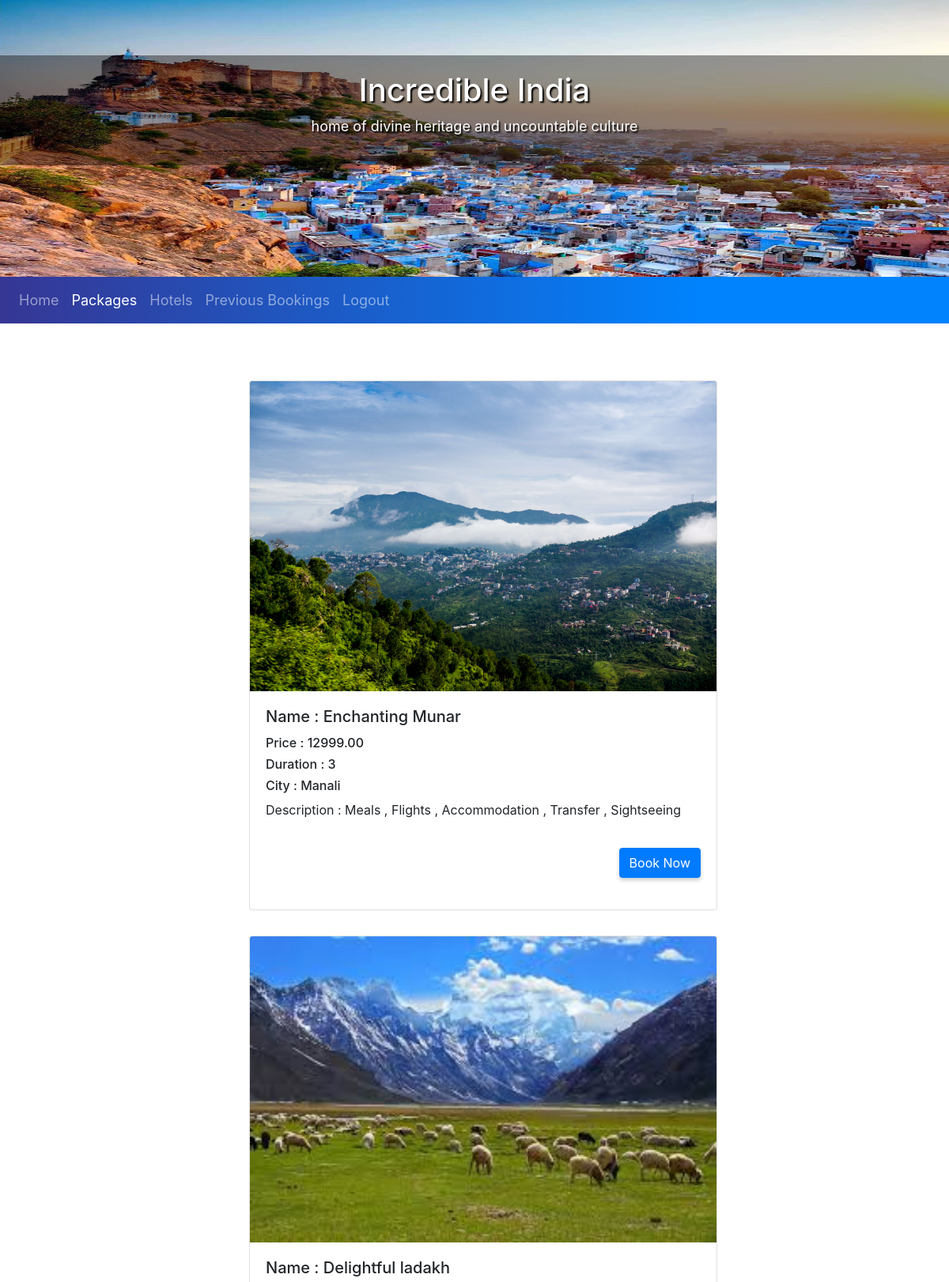
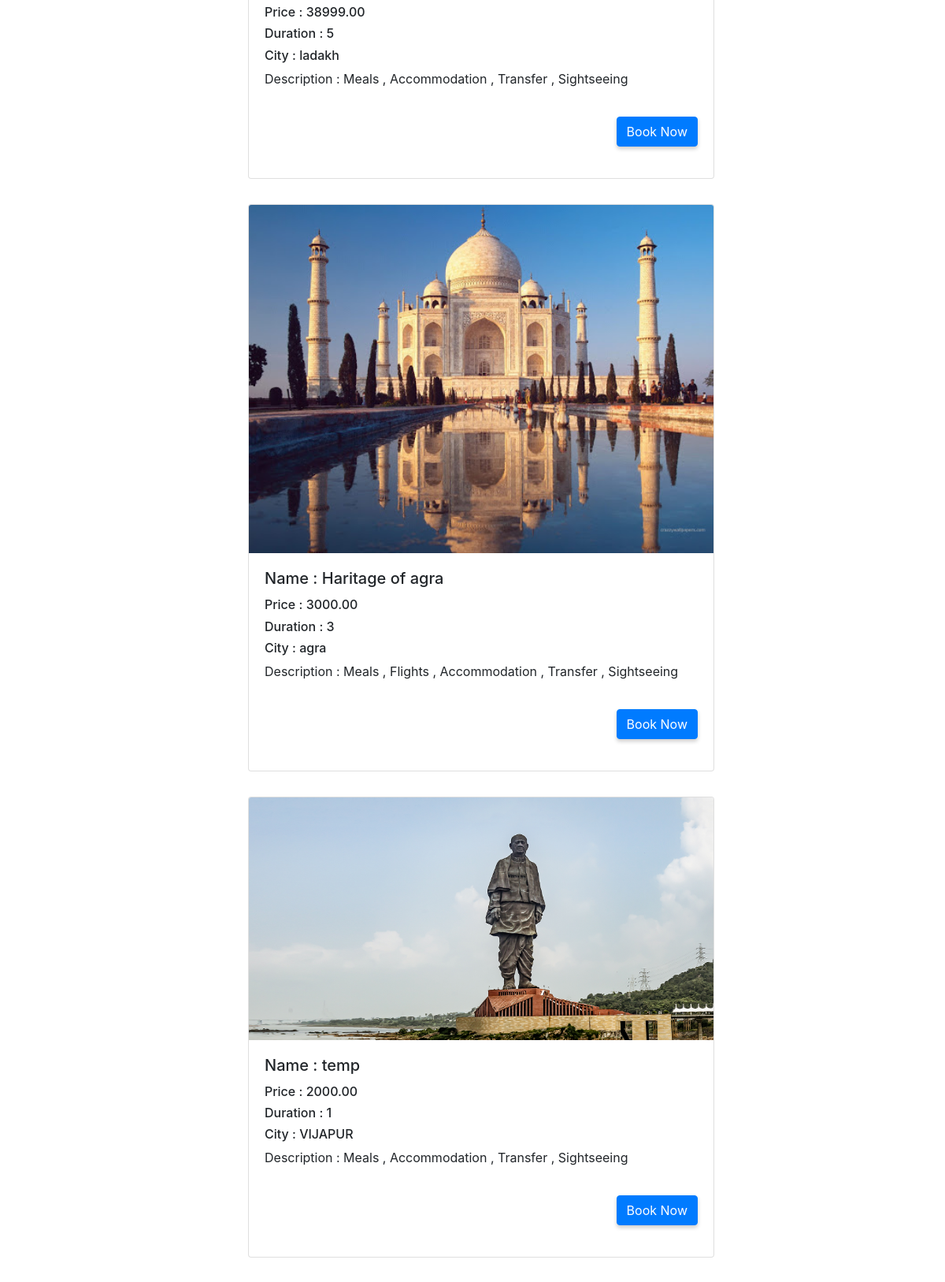
/User/Packages/ (signed in, upper part), run on the app's committed database (2 pictures, top to bottom).
### Admin/models.py (models this page shows, shortened)
class package(models.Model):
    pname=models.CharField(max_length=20,primary_key=True)
    pcity=models.CharField(max_length=20)
    pdur=models.CharField(max_length=10)
    pdec=models.CharField(max_length=150)
    pprize=models.DecimalField(max_digits=1000, decimal_places=2)
    pimage=models.ImageField(upload_to='pimages/')

### User/views.py (the view)
# urls.py: path('Packages/',views.Packages,name='Packages'),
def Packages(request):
    if not request.user.is_authenticated :
        return redirect('login/')
    packages=package.objects.all()
    return render(request,'Packages.html',{'packages':packages})

### User/templates/Packages.html (shortened to what this page needs)
<html>
    <head>
    {% load static %}
    <link rel="stylesheet" type="text/css" href='{% static "css/styles1.css" %}?{% now "U" %}'>
    <link rel="stylesheet" href="https://stackpath.bootstrapcdn.com/bootstrap/4.4.1/css/bootstrap.min.css">
    <link rel="stylesheet" href="https://maxcdn.bootstrapcdn.com/font-awesome/4.7.0/css/font-awesome.min.css">
    </head>
<body>
  <div class="uper_imgs">
    <div class="bg fade-imgi">
      <div class="uii">
        <h1>Incredible India</h1>
        <p>home of divine heritage and uncountable culture</p>
        </div>
      <img src="/static/image/img2.jpg" style="width:100%; height: 350px;">
    </div>
    </div>
    <nav class="navbar navbar-expand-lg navbar-dark mb-5 " style="background-color: #2a2a72;
    background-image: linear-gradient(90deg, #363694 0%, #0083fd 74%);">
      <div class="collapse navbar-collapse" id="navbarCollapse">
          <div class="navbar-nav">
            <a  href="/User/Home/" class="nav-link">Home</a>
            <a href="/User/Packages/" class="nav-link active">Packages</a>
            <a href="/User/Hotels/" class="nav-link">Hotels</a>
            <a href="/User/Bookings/" class="nav-link">Previous Bookings</a>
            <a href="/logout/" class="nav-link">Logout</a>
          </div>
      </div>
  </nav>
  <div class="container">
    {% for package in packages %}
        <div class="row">
            <div class="card offset-sm-3 mt-4 mb-2 " style="width: 37rem;">
                <img src="{{package.pimage.url}}" class="card-img-top" >
                <div class="card-body">
                    <h5 class="card-title">Name : {{package.pname}}</h5>
                    <h6>Price : {{package.pprize}}</h6>
                    <h6>Duration : {{package.pdur}}</h6>
                    <h6>City : {{package.pcity}}</h6>
                    <p>Description : {{package.pdec}}</p>
                    <form action="/User/buyPackage/" method="POST">
                        <button class="btn btn-primary doCenter" type="submit">Book Now</button>
                    </form>
                </div>
            </div>
        </div>
    {% endfor %}
  </div>
  </body>
  </html>

### User/static/css/styles1.css (style rules this page uses)
body,html { font-family: sans-serif; }
* { box-sizing: border-box; }
.bg { display: none; }
img { vertical-align: middle; }
.uper_imgs { max-width: 100%; position: relative; margin: auto; background-position: center; background-repeat: no-repeat; background-size: cover; }
.uii { text-align: center; position: absolute; top: 70px; background: rgba(1, 01, 1, 0.4); color: #ffffff; width: 100%; padding: 20px; font-size:18px; text-shadow: 2px 2px 2px #000000; }
.fade-imgi { -webkit-animation-name: fade; -webkit-animation-duration: 1.5s; animation-name: fade; animation-duration: 1.5s; }
.navbar-nav a { font-size: 18px; text-decoration: none; border-radius:10px; cursor:pointer; border:none; }
.btn { color: white; float:right; font-size: 18px; text-decoration: none; background-color:#1f80ffe7; border-radius:10px; cursor:pointer; padding:10px 40px; margin: 20px 10px; border:none; box-shadow: 0px 3px 5px 0px rgba(0,0,0,0.2); }
.doCenter { display: block; margin-left: auto; margin-right: auto; }

### data on the page
package: pimage (picture), pname "Enchanting Munar", pprize "12999.00", pdur "3", pcity "Manali", pdec "Meals , Flights , Accommodation , Transfer , Sightseeing"
package: pimage (picture), pname "Delightful ladakh", pprize "38999.00", pdur "5", pcity "ladakh", pdec "Meals , Accommodation , Transfer , Sightseeing"
package: pimage (picture), pname "Haritage of agra", pprize "3000.00", pdur "3", pcity "agra", pdec "Meals , Flights , Accommodation , Transfer , Sightseeing"
package: pimage (picture), pname "temp", pprize "2000.00", pdur "1", pcity "VIJAPUR", pdec "Meals , Accommodation , Transfer , Sightseeing"
